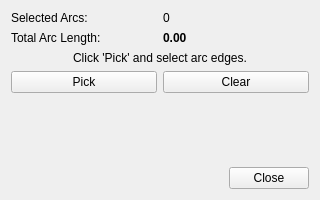
<?xml version="1.0" encoding="UTF-8"?>
<ui version="4.0">
 <class>WidgetMeasureArcLength</class>
 <widget class="QWidget" name="WidgetMeasureArcLength">
  <property name="geometry">
   <rect>
    <x>0</x>
    <y>0</y>
    <width>320</width>
    <height>200</height>
   </rect>
  </property>
  <property name="windowTitle">
   <string>Measure Arc Length</string>
  </property>
  <layout class="QVBoxLayout" name="verticalLayout">
   <item>
    <layout class="QGridLayout" name="gridLayout">
     <item row="0" column="0">
      <widget class="QLabel" name="labelSelectedCount">
       <property name="text">
        <string>Selected Arcs:</string>
       </property>
      </widget>
     </item>
     <item row="0" column="1">
      <widget class="QLabel" name="labelSelectedCountValue">
       <property name="text">
        <string>0</string>
       </property>
      </widget>
     </item>
     <item row="1" column="0">
      <widget class="QLabel" name="labelTotalArcLength">
       <property name="text">
        <string>Total Arc Length:</string>
       </property>
      </widget>
     </item>
     <item row="1" column="1">
      <widget class="QLabel" name="labelTotalArcLengthValue">
       <property name="text">
        <string>0.00</string>
       </property>
       <property name="font">
        <font>
         <weight>75</weight>
         <bold>true</bold>
        </font>
       </property>
      </widget>
     </item>
    </layout>
   </item>
   <item>
    <widget class="QLabel" name="labelStatus">
     <property name="text">
      <string>Click 'Pick' and select arc edges.</string>
     </property>
     <property name="alignment">
      <set>Qt::AlignCenter</set>
     </property>
    </widget>
   </item>
   <item>
    <layout class="QHBoxLayout" name="horizontalLayoutButtons">
     <item>
      <widget class="QPushButton" name="pushButtonPick">
       <property name="text">
        <string>Pick</string>
       </property>
      </widget>
     </item>
     <item>
      <widget class="QPushButton" name="pushButtonClear">
       <property name="text">
        <string>Clear</string>
       </property>
      </widget>
     </item>
    </layout>
   </item>
   <item>
    <spacer name="verticalSpacer">
     <property name="orientation">
      <enum>Qt::Vertical</enum>
     </property>
     <property name="sizeHint" stdset="0">
      <size>
       <width>20</width>
       <height>40</height>
      </size>
     </property>
    </spacer>
   </item>
   <item>
    <layout class="QHBoxLayout" name="horizontalLayout">
     <item>
      <spacer name="horizontalSpacer">
       <property name="orientation">
        <enum>Qt::Horizontal</enum>
       </property>
       <property name="sizeHint" stdset="0">
        <size>
         <width>40</width>
         <height>20</height>
        </size>
       </property>
      </spacer>
     </item>
     <item>
      <widget class="QPushButton" name="pushButtonClose">
       <property name="text">
        <string>Close</string>
       </property>
      </widget>
     </item>
    </layout>
   </item>
  </layout>
 </widget>
 <resources/>
 <connections/>
</ui>
